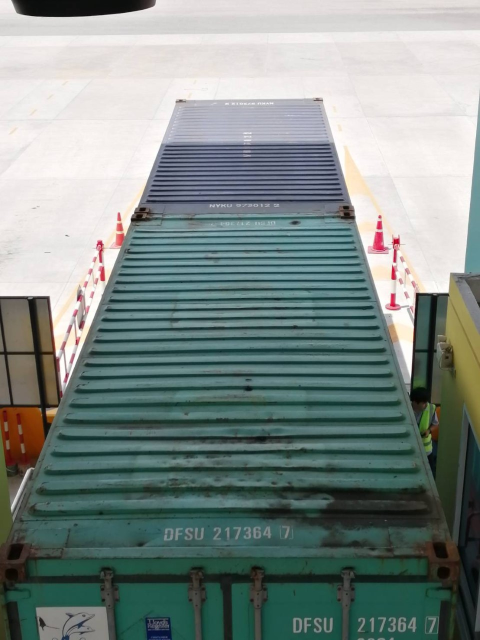
#> input picture images/Top/thumbnail_IMG_9517.jpg, 960 x 1280 px (shown at 1/2 size)
$ python main_textRecognization.py   (older library calls are emulated)
#> lines starting #> are read from the running program, lines starting #| are printed output that depends on the picture; after the words box and inside, x2 and y2 are one past the last pixel; in counts of white or black regions, pixels touching at a corner belong together
### src/textDetection.py
import numpy as np

from skimage import filters
from skimage.io import imread
from skimage.measure import label, regionprops
from skimage.transform import resize
from skimage.morphology import closing, square
from skimage.restoration import denoise_tv_chambolle
from skimage.segmentation import clear_border

from PIL import Image

import matplotlib.pyplot as plt
import matplotlib.cm as cm
import matplotlib.patches as patches

import shutil
import os
import scipy.misc

LABEL_FILE = './my_label.txt'
GRAPH_FILE = './my_graph.pb'

ECCENTRICYTY = 0.995
SOLIDITY = 0.3
EXTENT = 0.2
EULER = -4
RATIO = 3


class textDetection:
    def __init__(self, image_path):
#> called with image_path = '../images/Top/thumbnail_IMG_9517.jpg'
        self.image = imread('../images/Top/thumbnail_IMG_9517.jpg', True)
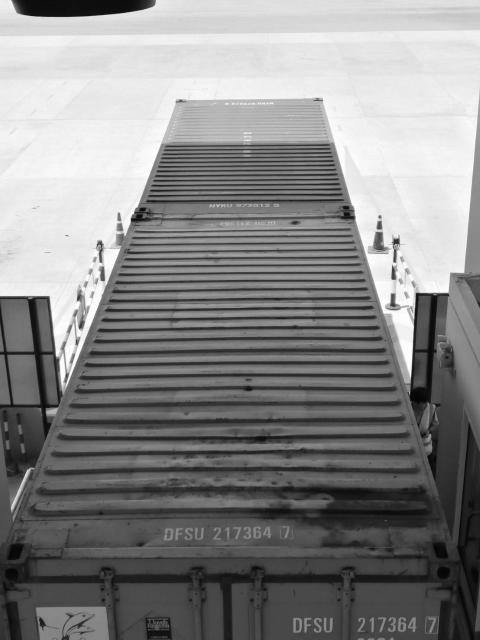
#> self.image: shape (1280, 960) float64 (shown at 1/2 size); min 0.00842, max 1, mean 0.53
        self.bw = self.imagePreProcess()

    def imagePreProcess(self):
        image = denoise_tv_chambolle(self.image, weight=0.1)
        thres = filters.threshold_yen(image)
#> thres = 0.413
        bw = closing(image > thres, square(2))
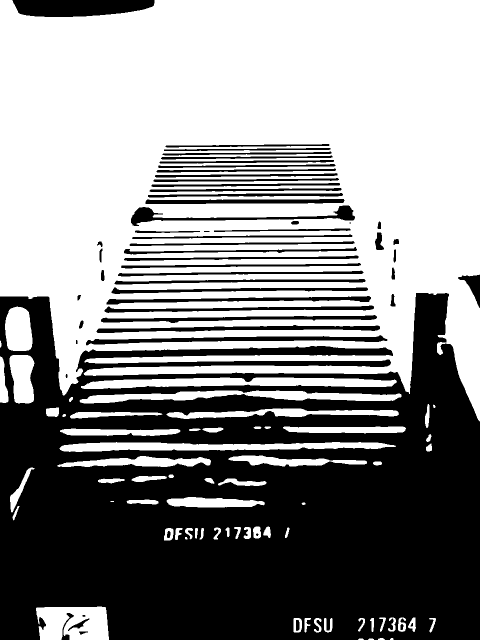
#> bw: shape (1280, 960) bool (shown at 1/2 size); 55.5% white; 57 black regions (3 under 20 px), largest, box (x1, y1, x2, y2) and area: (0, 586, 960, 1280) 472891, (25, 0, 309, 34) 8033, (172, 670, 775, 691) 4938
        clear_border(bw)
        fig, ax = plt.subplots(figsize=(4, 3))
        ax.imshow(bw, cmap=plt.cm.nipy_spectral)
        ax.set_title('markers')
        ax.axis('off')
        return bw

    def getTextCandidate(self):
        label_black = label(self.bw, background=1)
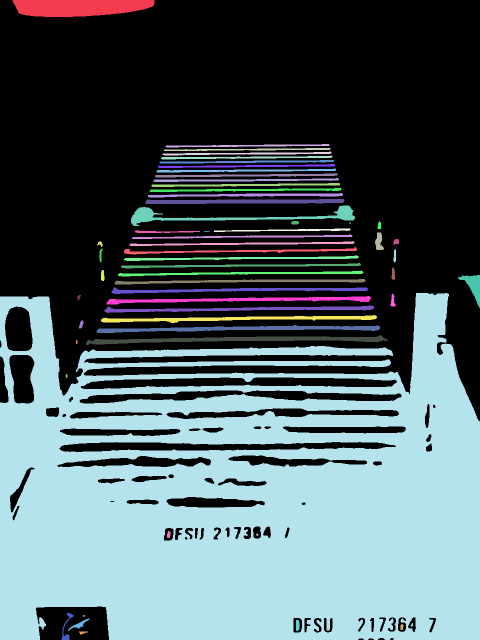
#> label_black: shape (1280, 960) int32 (shown at 1/2 size); 58 distinct labels, from 0 to 57; one colour per label, 0 black
        label_white = label(self.bw, background=0)
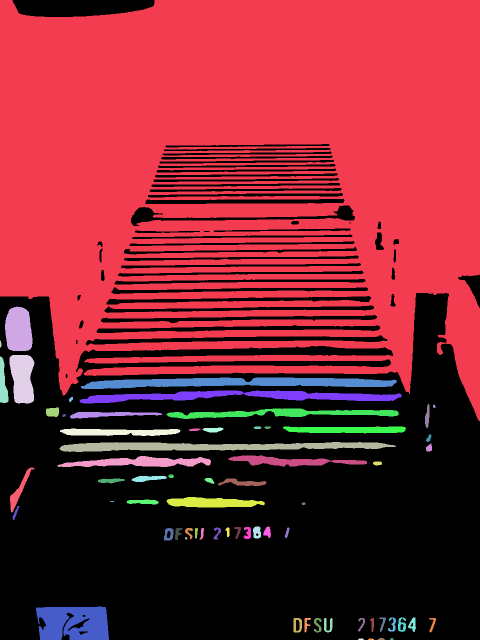
#> label_white: shape (1280, 960) int32 (shown at 1/2 size); 67 distinct labels, from 0 to 66; one colour per label, 0 black
        candidateValue = []
        candidatePosition = []

        for region in regionprops(label_black):
            minr, minc, maxr, maxc = region.bbox
            if region.eccentricity > ECCENTRICYTY:
                continue
            if region.solidity < SOLIDITY:
                continue
            if region.extent < EXTENT:
                continue
            if region.euler_number < EULER:
                continue
            if (maxc - minc) / (maxr - minr) > RATIO:
                continue
            if region.area > 10:
                margin = 3
                minr = minr - margin
                minc = minc - margin
                maxr = maxr + margin
                maxc = maxc + margin
                sample = self.bw[minr:maxr, minc:maxc]
                if sample.shape[0] * sample.shape[1] == 0:
                    continue
                else:
                    # sample = resize(sample, (50, int(sample.shape[1] * (50 / sample.shape[0]))))
                    candidateValue.append(sample)
                    candidatePosition.append(region.bbox)
#> this loop made 57 passes
#> (minr, minc, maxr, maxc) on passes 1 to 12: (0, 25, 34, 309), (288, 331, 295, 659), (296, 328, 302, 661), (303, 325, 311, 663), (311, 322, 319, 665), (320, 319, 327, 668), (328, 316, 336, 671), (337, 313, 345, 672), (346, 310, 355, 675), (356, 307, 364, 678), (366, 303, 374, 680), (376, 299, 384, 683)
#> after the loop, candidatePosition = 24 items, first 6: (442, 582, 449, 598), (443, 755, 458, 762), (465, 750, 500, 768), (478, 787, 490, 798), (483, 194, 494, 205), (497, 199, 525, 205); candidateValue = 24 items

        for region in regionprops(label_white):
            minr, minc, maxr, maxc = region.bbox
            if region.eccentricity > ECCENTRICYTY:
                continue
            if region.solidity < SOLIDITY:
                continue
            if region.extent < EXTENT:
                continue
            if region.euler_number < EULER:
                continue
            if (maxc - minc) / (maxr - minr) > RATIO:
                continue
            if region.area > 10:
                margin = 3
                minr = minr - margin
                minc = minc - margin
                maxr = maxr + margin
                maxc = maxc + margin
                sample = self.bw[minr:maxr, minc:maxc]
                if sample.shape[0] * sample.shape[1] == 0:
                    continue
                else:
                    # sample = resize(sample, (50, int(sample.shape[1] * (50 / sample.shape[0]))))
                    sample = 1 - sample
                    candidateValue.append(sample)
                    candidatePosition.append(region.bbox)
#> this loop made 66 passes
#> (minr, minc, maxr, maxc) on passes 1 to 12: (0, 0, 843, 960), (610, 7, 705, 68), (678, -3, 698, 6), (707, 16, 810, 72), (710, -3, 809, 20), (755, 162, 778, 794), (781, 159, 807, 803), (791, 135, 807, 149), (805, 847, 859, 862), (806, 863, 819, 874), (812, 89, 837, 121), (817, 333, 838, 798)
#> pass 2, in getTextCandidate, `sample = self.bw[minr:maxr, minc:maxc]`:
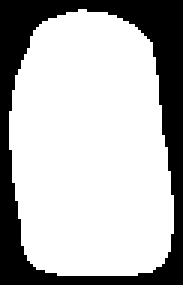
#> sample: shape (95, 61) bool (shown 3 times larger); 71.3% white; 1 black region, box (x1, y1, x2, y2) and area: (0, 0, 61, 95) 1665

        num = np.array(candidatePosition).shape[0]
        need_to_del = False
        delete = []
        for i in range(num):
            minr1 = candidatePosition[i][0]
            minc1 = candidatePosition[i][1]
            maxr1 = candidatePosition[i][2]
            maxc1 = candidatePosition[i][3]
            for j in range(num):
                minr2 = candidatePosition[j][0]
                minc2 = candidatePosition[j][1]
                maxr2 = candidatePosition[j][2]
                maxc2 = candidatePosition[j][3]
                if(minc1 > minc2):
                    if(minr1 > minr2):
                        if(maxc1 < maxc2):
                            if(maxr1 < maxr2):
                                need_to_del = True
            if need_to_del is True:
                delete.append(i)
            need_to_del = False
        for i in range(np.array(delete).shape[0]):
            del candidateValue[delete[i] - i]
            del candidatePosition[delete[i] - i]
#> (the run stopped early here; a loop or call above may not have finished)

$ run again, with images/Top/IMG_4201 2.JPG copied over images/Top/thumbnail_IMG_9517.jpg
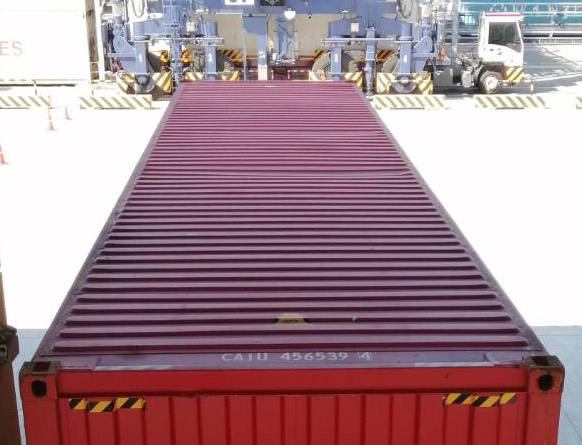
#> input picture images/Top/IMG_4201 2.JPG, 582 x 445 px
#> thres = 0.442
#> in imagePreProcess, `bw = closing(image > thres, square(2))`:
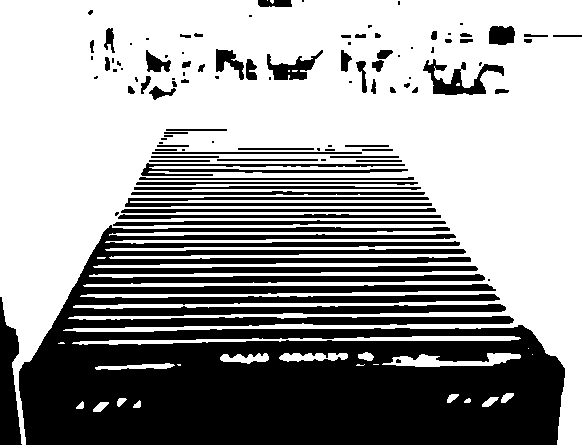
#> bw: shape (445, 582) bool; 60.7% white; 103 black regions (40 under 20 px), largest, box (x1, y1, x2, y2) and area: (19, 225, 565, 445) 82975, (0, 297, 22, 445) 2112, (125, 197, 432, 207) 1856
#> label_black: shape (445, 582) int32; 104 distinct labels, from 0 to 103
#> in getTextCandidate, `label_white = label(self.bw, background=0)`:
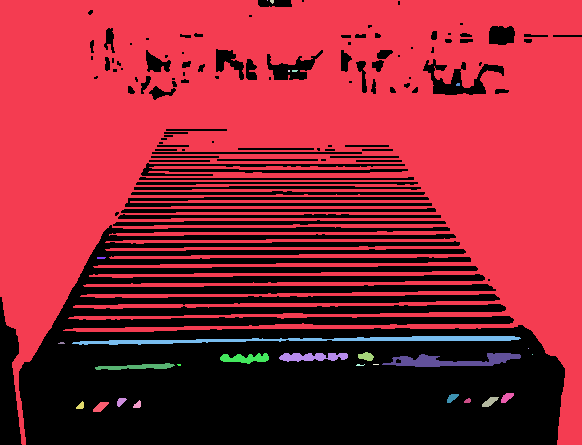
#> label_white: shape (445, 582) int32; 28 distinct labels, from 0 to 27; one colour per label, 0 black
#> the loop in getTextCandidate, `for region in regionprops(label_black):` made 103 passes
#> (minr, minc, maxr, maxc) on passes 1 to 8: (0, 258, 7, 292), (0, 302, 2, 304), (1, 398, 5, 400), (7, 85, 18, 96), (15, 249, 17, 252), (23, 460, 25, 463), (25, 368, 28, 372), (23, 486, 48, 518)
#> after the loop in getTextCandidate, `for region in regionprops(label_black):`: candidatePosition = 42 items, first 6: (10, 88, 15, 93), (26, 489, 45, 515), (28, 104, 53, 115), (31, 431, 40, 437), (33, 194, 37, 203), (33, 375, 38, 381); candidateValue = 42 items
#> the loop in getTextCandidate, `for region in regionprops(label_white):` made 27 passes
#> (minr, minc, maxr, maxc) on passes 1 to 8: (0, 0, 445, 582), (0, 267, 1, 268), (-3, 267, 7, 277), (70, 288, 72, 290), (67, 289, 75, 301), (80, 453, 89, 463), (257, 97, 259, 106), (336, 72, 345, 521)
#> after the loop in getTextCandidate, `for region in regionprops(label_white):`: candidatePosition = 53 items, first 6: (10, 88, 15, 93), (26, 489, 45, 515), (28, 104, 53, 115), (31, 431, 40, 437), (33, 194, 37, 203), (33, 375, 38, 381); candidateValue = 53 items
#> the loop in getTextCandidate, `for i in range(num):` made 53 passes
